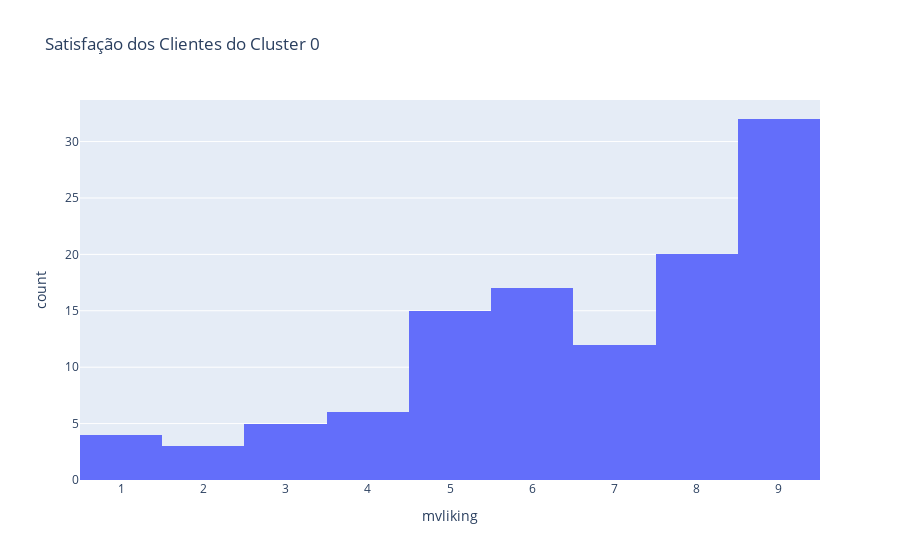

The cell this chart's notebook holds for it:
### Code cell
# Gráfico para mostrar mvliking no cluster 0
fig = px.histogram(data_frame=df_cluster_0, x = 'mvliking', title= "Satisfação dos Clientes do Cluster 0")
fig.show()

### Figure 1 — Plotly figure (JSON) as saved in the notebook; plotly's stock layout.template omitted (floating-point values rounded to 4 significant figures)
{"data": [{"alignmentgroup": "True", "bingroup": "x", "hovertemplate": "mvliking=%{x}<br>count=%{y}<extra></extra>", "legendgroup": "", "marker": {"color": "#636efa", "pattern": {"shape": ""}}, "name": "", "offsetgroup": "", "orientation": "v", "showlegend": false, "type": "histogram", "x": [6, 8, 6, 6, 9, 4, 7, 9, 6, 4, 6, 6, 5, 7, 5, 8, 9, 4, 4, 9, 6, 5, 5, 6, 3, 8, 8, 6, 6, 7, 1, 1, 9, 6, 9, 7, 9, 6, 8, 9, 9, 9, 7, 7, 9, 9, 9, 6, 9, 8, 1, 5, 2, 2, 7, 9, 8, 9, 8, 8, 6, 8, 3, 8, 7, 8, 6, 7, 9, 9, 3, 9, 9, 7, 5, 8, 7, 8, 9, 9, 8, 5, 8, 6, 7, 2, 9, 9, 9, 5, 1, 3, 5, 8, 6, 9, 5, 9, 8, 5, 9, 8, 5, 3, 4, 4, 9, 5, 5, 9, 5, 8, 9, 9], "xaxis": "x", "yaxis": "y"}], "layout": {"autosize": true, "barmode": "relative", "legend": {"tracegroupgap": 0}, "title": {"text": "Satisfação dos Clientes do Cluster 0"}, "xaxis": {"anchor": "y", "autorange": true, "domain": [0, 1], "range": [0.5, 9.5], "title": {"text": "mvliking"}, "type": "linear"}, "yaxis": {"anchor": "x", "autorange": true, "domain": [0, 1], "range": [0, 33.68], "title": {"text": "count"}}}}
